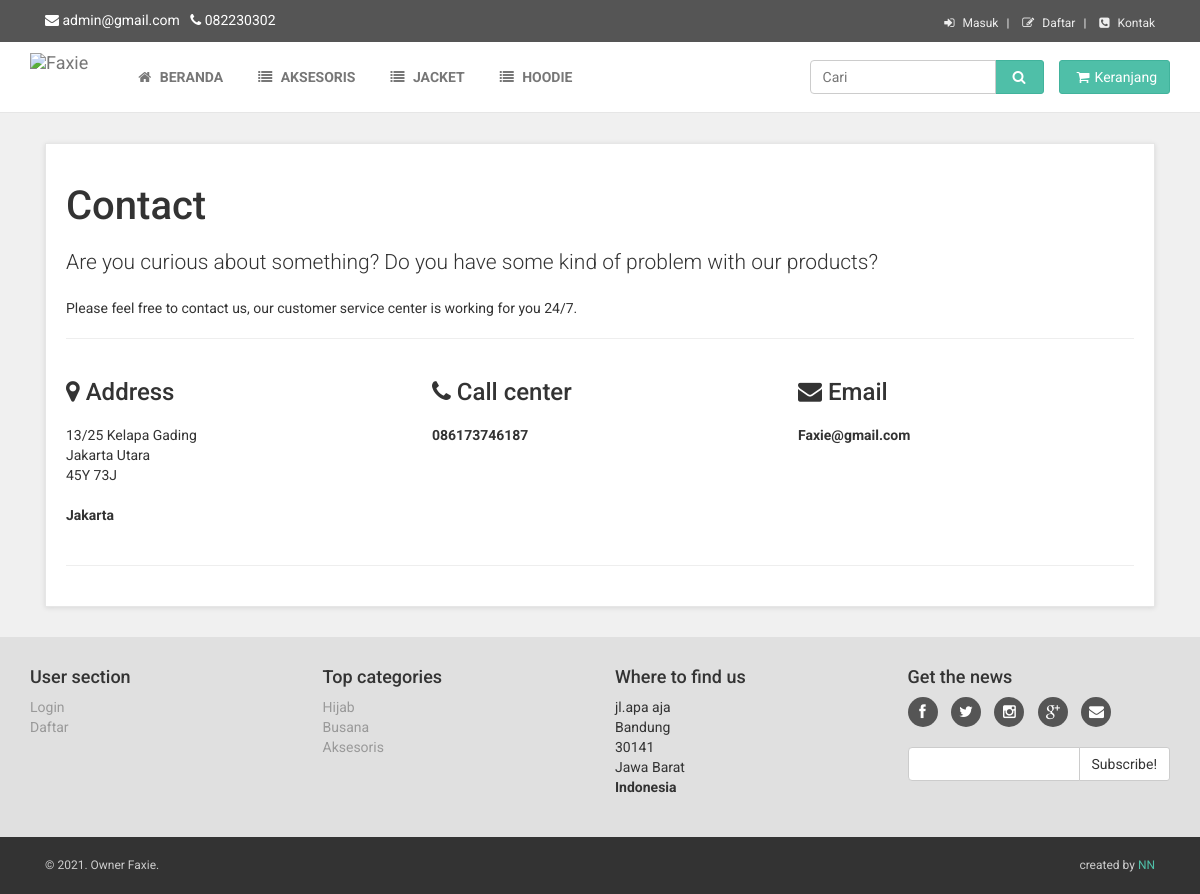
The page /contact.php on the database its author committed.
### tables this page shows
CREATE TABLE `hy_admin` (
  `id` int(11) NOT NULL,
  `nama` varchar(50) NOT NULL,
  `username` varchar(50) DEFAULT NULL,
  `password` varchar(100) NOT NULL,
  `email` varchar(50) NOT NULL,
  `alamat` varchar(100) NOT NULL,
  `kode_pos` varchar(6) NOT NULL,
  `kota` varchar(25) NOT NULL,
  `telepon` varchar(20) NOT NULL,
  `provinsi` varchar(30) NOT NULL,
  `nama_bank` varchar(100) DEFAULT NULL,
  `no_rek` int(16) DEFAULT NULL,
  `nama_rek` varchar(100) DEFAULT NULL
);

### xtop.php (the view, shortened to what this page needs)
<?php
require_once("koneksi.php");
$sql1 = "SELECT * FROM hy_admin";
$result1 = $conn->query($sql1);
$get1 = $result1->fetch_assoc();
?>
<!DOCTYPE html>
<html lang="en">
<head>
    <link href="css/font-awesome.css" rel="stylesheet">
    <link href="css/bootstrap.min.css" rel="stylesheet">
    <link href="css/animate.min.css" rel="stylesheet">
    <link href="css/owl.carousel.css" rel="stylesheet">
    <link href="css/owl.theme.css" rel="stylesheet">
    <link href="css/style.default.css" rel="stylesheet" id="theme-stylesheet">
    <link href="css/custom.css" rel="stylesheet">
</head>
<body>
       <div id="top">
        <div class="container">
		<?php if(!isset($_SESSION['email'])) { ?>
            <div class="col-md-6 offer" data-animate="fadeInDown">
            <i class="fa fa-envelope"></i> </i> <?php echo $get1['email']; ?> &nbsp&nbsp;<i class="fa fa-phone"></i> <?php echo $get1['telepon']; ?>
            </div>
            <div class="col-md-6" data-animate="fadeInDown">
                <ul class="menu">
                    <li><a href="#" data-toggle="modal" data-target="#login-modal"><i class="fa fa-sign-in"></i> Masuk</a>
                    </li>
                    <li><a href="#" data-toggle="modal" data-target="#daftar-modal"><i class="fa fa-pencil-square-o"></i> Daftar</a>
                    </li>
                    <li><a ref="#" data-toggle="modal" data-target="#kontak-modal"><i class="fa fa-phone-square"></i> Kontak</a>
                    </li>
                </ul>
            </div>
		<? } ?>
        </div>
        </div>
   <div class="navbar navbar-default yamm" role="navigation" id="navbar">
        <div class="container">
            <div class="navbar-header">
                <a class="navbar-brand home" href="#" data-animate-hover="bounce">
                    <img src="img/Faxie.png" alt="Faxie" class="hidden-xs">
                </a>
            </div>
            <div class="navbar-collapse collapse" id="navigation">
                <ul class="nav navbar-nav navbar-left">
                    <li><a href="index.php"><i class="fa fa-home"></i> Beranda</a>
                    </li>
                    <li><a href="aksesoris.php"><i class="fa fa-list"></i> Aksesoris</a>
                    </li>
                    <li><a href="jacket.php"><i class="fa fa-list"></i> Jacket</a>
                    </li>
                    <li><a href="hoodie.php"><i class="fa fa-list"></i> Hoodie</a>
                    </li>
                        </ul>
            </div>
            <div class="navbar-buttons">
                <div class="navbar-collapse collapse right" id="basket-overview">
                    <a href="keranjang.php" class="btn btn-primary navbar-btn"><i class="fa fa-shopping-cart"></i><span class="hidden-sm">Keranjang</span></a>
                </div>
                <div class="navbar-collapse collapse right">
                    <form method="POST" action="pencarian_barang.php" class="navbar-form" role="search">
                    <div class="input-group">
                        <input name="caribarang" type="text" class="form-control" placeholder="Cari">
                        <span class="input-group-btn">
			<button type="submit" class="btn btn-primary"><i class="fa fa-search"></i></button>
		    </span>
                    </div>
                </form>
                </div>
            </div>
        </div>
    </div>

### xfot.php (shortened to what this page needs)
<div id="footer" data-animate="fadeInUp">
    <?php $sql1 = "SELECT * FROM hy_admin";
$result1 = $conn->query($sql1);
$get1 = $result1->fetch_assoc();
?>
            <div class="container">
                <div class="row">
                    <div class="col-md-3 col-sm-6">
                        <h4>User section</h4>
                        <ul>
                            <li><a href="register.php" data-toggle="modal" data-target="#login-modal">Login</a>
                            </li>
                            <li><a href="register.php">Daftar</a>
                            </li>
                        </ul>
                    </div>
                    <div class="col-md-3 col-sm-6">
                        <h4>Top categories</h4>
                        <ul>
                            <li><a href="hijab.php">Hijab</a>
                            </li>
                            <li><a href="busana.php">Busana</a>
                            </li>
                            <li><a href="aksesoris.php">Aksesoris</a>
                            </li>
                        </ul>
                    </div>
                    <div class="col-md-3 col-sm-6">
                        <h4>Where to find us</h4>
                        <p><?php echo $get1['alamat']; ?>
                                    <br><?php echo $get1['kota']; ?>
                                    <br><?php echo $get1['kode_pos']; ?>
                                    <br><?php echo $get1['provinsi']; ?>
                                    <br>
                                    <strong>Indonesia</strong>
                        </p>
                    </div>
                    <div class="col-md-3 col-sm-6">
                        <h4>Get the news</h4>
						<p class="social">
                            <a href="#" class="facebook external" data-animate-hover="shake"><i class="fa fa-facebook"></i></a>
                            <a href="#" class="twitter external" data-animate-hover="shake"><i class="fa fa-twitter"></i></a>
                            <a href="#" class="instagram external" data-animate-hover="shake"><i class="fa fa-instagram"></i></a>
                            <a href="#" class="gplus external" data-animate-hover="shake"><i class="fa fa-google-plus"></i></a>
                            <a href="#" class="email external" data-animate-hover="shake"><i class="fa fa-envelope"></i></a>
                        </p>
                        <form>
                            <div class="input-group">
                                <input type="text" class="form-control">
                                <span class="input-group-btn">
			    <button class="btn btn-default" type="button">Subscribe!</button>
			</span>
                            </div>
                        </form>
                    </div>
                </div>
            </div>
        </div>
        <div id="copyright">
            <div class="container">
                <div class="col-md-6">
                    <p class="pull-left">© 2021. Owner Faxie.</p>
                </div>
                <div class="col-md-6">
                    <p class="pull-right">created by <a href="https://bootstrapious.com/e-commerce-templates">NN</a>
                    </p>
                </div>
            </div>
        </div>
    </div>
</body>
</html>

### css/style.default.css (style rules this page uses)
a, button { -webkit-transition: all 0.2s ease-out; -moz-transition: all 0.2s ease-out; transition: all 0.2s ease-out; }
a i.fa, button i.fa { margin: 0 5px; }
#top { background: #555555; padding: 10px 0; }
#top .offer { color: #fff; }
#top a { color: #fff; }
#top ul.menu { padding-top: 5px; margin: 0; text-align: right; font-size: 12px; list-style: none; }
#top ul.menu > li { display: inline-block; }
#top ul.menu > li a { color: #eeeeee; }
#top ul.menu > li + li:before { content: "|\00a0"; padding: 0 5px; color: #f7f7f7; }
.navbar ul.nav > li > a { text-transform: uppercase; font-weight: bold; }
.navbar #basket-overview { padding: 0; }
#footer { background: #e0e0e0; padding: 20px 0; }
#footer ul { padding-left: 0; list-style: none; }
#footer ul a { color: #999999; }
#footer .social { text-align: left; }
#footer .social a { margin: 0 10px 0 0; color: #fff; display: inline-block; width: 30px; height: 30px; border-radius: 15px; line-height: 26px; font-size: 15px; text-align: center; -webkit-transition: all 0.2s ease-out; -moz-transition: all 0.2s ease-out; transition: all 0.2s ease-out; vertical-align: bottom; background-color: #555555; }
#footer .social a i { vertical-align: bottom; line-height: 30px; }
#copyright { background: #333; color: #ccc; padding: 20px 0; font-size: 12px; }
#copyright p { margin: 0; }
.yamm .nav, .yamm .collapse, .yamm .dropup, .yamm .dropdown { position: static; }
.yamm .container { position: relative; }
.nav { margin-bottom: 0; padding-left: 0; list-style: none; }
.nav > li > a { padding: 10px 15px; }
.navbar { font-family: "Roboto", Helvetica, Arial, sans-serif; min-height: 70px; margin-bottom: 30px; border: none; border-bottom: 1px solid transparent; }
@media (min-width: 768px) { .navbar { border-radius: 0; } }
.navbar-collapse { max-height: 340px; overflow-x: visible; padding-right: 15px; padding-left: 15px; }
@media (min-width: 768px) { .navbar-collapse { float: left; width: auto; border-top: 0; box-shadow: none; } }
@media (min-width: 768px) { .navbar-collapse.collapse { display: block !important; height: auto !important; padding-bottom: 0; overflow: visible !important; } }
@media (min-width: 768px) { .navbar-collapse.right { float: right; } }
.container > .navbar-header, .container-fluid > .navbar-header, .container > .navbar-collapse, .container-fluid > .navbar-collapse { margin-right: -15px; margin-left: -15px; }
@media (min-width: 768px) { .container > .navbar-header, .container-fluid > .navbar-header, .container > .navbar-collapse, .container-fluid > .navbar-collapse { margin-right: 0; margin-left: 0; } }
.navbar-brand { float: left; padding: 10px 15px; font-size: 18px; line-height: 20px; height: 70px; }
@media (min-width: 768px) { .navbar > .container .navbar-brand, .navbar > .container-fluid .navbar-brand { margin-left: -15px; } }
.navbar-nav { margin: 12.5px -15px; }
.navbar-nav > li > a { padding-top: 10px; padding-bottom: 10px; line-height: 20px; }
@media (min-width: 768px) { .navbar-nav { float: left; margin: 0; } }
@media (min-width: 768px) { .navbar-nav > li { float: left; } }
@media (min-width: 768px) { .navbar-nav > li > a { padding-top: 25px; padding-bottom: 25px; } }
.navbar-form { margin-left: -15px; margin-right: -15px; padding: 0px 15px; border: none; margin-top: 18px; margin-bottom: 18px; }
.navbar-btn { margin-top: 18px; margin-bottom: 18px; }
.navbar-default { background-color: #ffffff; border-bottom-color: #e6e6e6; }
.navbar-default .navbar-brand { color: #777777; }
.navbar-default .navbar-nav > li > a { color: #777777; }
.navbar-default .navbar-collapse { border-color: #e6e6e6; }
body { font-family: "Roboto", Helvetica, Arial, sans-serif; font-size: 14px; line-height: 1.42857143; color: #333333; background-color: #f0f0f0; }
a { color: #4fbfa8; text-decoration: none; }
.btn { font-weight: normal; font-family: "Roboto", Helvetica, Arial, sans-serif; padding: 6px 12px; font-size: 14px; line-height: 1.42857143; border-radius: 3px; }
.btn-primary { color: #ffffff; background-color: #4fbfa8; border-color: #41b39c; }
.form-control { -webkit-box-shadow: none; box-shadow: none; }
h1, h2, h3, h4, h5, h6, .h1, .h2, .h3, .h4, .h5, .h6 { font-family: inherit; font-weight: 500; line-height: 1.1; color: inherit; }
p, ul, ol { margin: 0 0 20px; }

### rows shown on the page
hy_admin: email "admin@gmail.com", telepon "082230302", alamat "jl.apa aja", kota "Bandung", kode_pos "30141", provinsi "Jawa Barat"
